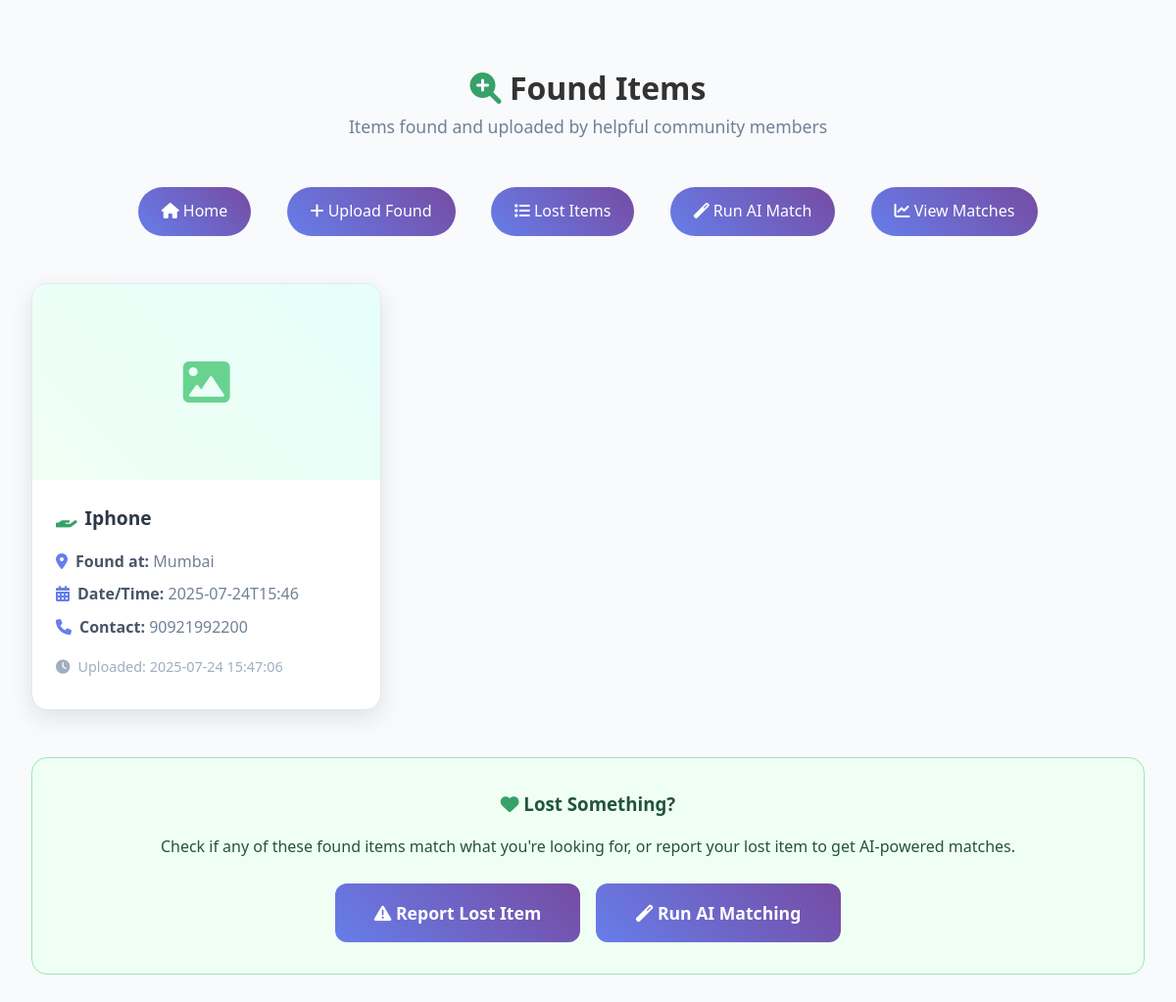
The page /view_found_items on the database its author committed.
### tables this page shows
CREATE TABLE found_items (
            id INTEGER PRIMARY KEY AUTOINCREMENT,
            description TEXT NOT NULL,
            location TEXT NOT NULL,
            date_time TEXT NOT NULL,
            contact_info TEXT,
            image_path TEXT,
            timestamp TEXT NOT NULL
        );

### app.py (the view)
@app.route('/view_found_items')
def view_found_items():
    conn = sqlite3.connect(DATABASE)
    cursor = conn.cursor()
    cursor.execute('SELECT * FROM found_items ORDER BY timestamp DESC')
    found_items = cursor.fetchall()
    conn.close()
    found_items_list = []
    for item in found_items:
        found_items_list.append({
            'id': item[0], 'description': item[1], 'location': item[2],
            'date_time': item[3], 'contact_info': item[4], 'image_path': item[5],
            'timestamp': item[6]
        })
    return render_template('found_items.html', found_items=found_items_list)

### templates/found_items.html (shortened to what this page needs)
<!DOCTYPE html>
<html lang="en">
  <head>
    <link
      rel="stylesheet"
      href="{{ url_for('static', filename='css/style.css') }}"
    />
    <link
      href="https://cdnjs.cloudflare.com/ajax/libs/font-awesome/6.0.0/css/all.min.css"
      rel="stylesheet"
    />
  </head>
  <body>
    <div class="container">
      <div style="text-align: center; margin-bottom: 2rem">
        <h1>
          <i class="fas fa-search-plus" style="color: #38a169"></i> Found Items
        </h1>
        <p style="color: #718096; font-size: 1.1rem">
          Items found and uploaded by helpful community members
        </p>
      </div>
      <nav>
        <a href="{{ url_for('index') }}"><i class="fas fa-home"></i> Home</a>
        <a href="{{ url_for('upload_found') }}"
          ><i class="fas fa-plus"></i> Upload Found</a
        >
        <a href="{{ url_for('view_lost_items') }}"
          ><i class="fas fa-list"></i> Lost Items</a
        >
        <a href="{{ url_for('match_items') }}"
          ><i class="fas fa-magic"></i> Run AI Match</a
        >
        <a href="{{ url_for('get_matches') }}"
          ><i class="fas fa-chart-line"></i> View Matches</a
        >
      </nav>
       {% if found_items %}
      <div class="items-grid">
        {% for item in found_items %}
        <div class="item-card">
          {% if item.image_path %}
          <img
            src="{{ url_for('static', filename=item.image_path.replace('static/', '')) }}"
            alt="Found item"
          />
          {% else %}
          <div
            style="
              height: 200px;
              background: linear-gradient(45deg, #f0fff4, #e6fffa);
              display: flex;
              align-items: center;
              justify-content: center;
              color: #68d391;
            "
          >
            <i class="fas fa-image" style="font-size: 3rem"></i>
          </div>
          {% endif %}
          <div class="item-card-content">
            <h3>
              <i
                class="fas fa-hand-holding"
                style="color: #38a169; margin-right: 0.5rem"
              ></i
              >{{ item.description }}
            </h3>
            <p>
              <i
                class="fas fa-map-marker-alt"
                style="color: #667eea; margin-right: 0.5rem"
              ></i
              ><strong>Found at:</strong> {{ item.location }}
            </p>
            <p>
              <i
                class="fas fa-calendar-alt"
                style="color: #667eea; margin-right: 0.5rem"
              ></i
              ><strong>Date/Time:</strong> {{ item.date_time }}
            </p>
            {% if item.contact_info %}
            <p>
              <i
                class="fas fa-phone"
                style="color: #667eea; margin-right: 0.5rem"
              ></i
              ><strong>Contact:</strong> {{ item.contact_info }}
            </p>
            {% endif %}
            <p style="font-size: 0.9rem; color: #a0aec0; margin-top: 1rem">
              <i class="fas fa-clock" style="margin-right: 0.5rem"></i>Uploaded:
              {{ item.timestamp.split('.')[0] if '.' in item.timestamp else
              item.timestamp }}
            </p>
          </div>
        </div>
        {% endfor %}
      </div>
      {% endif %} {% if found_items %}
      <div
        style="
          text-align: center;
          margin-top: 3rem;
          padding: 2rem;
          background: #f0fff4;
          border-radius: 16px;
          border: 1px solid #9ae6b4;
        "
      >
        <h3 style="color: #22543d; margin-bottom: 1rem">
          <i class="fas fa-heart" style="color: #38a169"></i> Lost Something?
        </h3>
        <p style="color: #22543d; margin-bottom: 1.5rem">
          Check if any of these found items match what you're looking for, or
          report your lost item to get AI-powered matches.
        </p>
        <div
          style="
            display: flex;
            gap: 1rem;
            justify-content: center;
            flex-wrap: wrap;
          "
        >
          <a
            href="{{ url_for('submit_item') }}"
            class="btn"
            style="max-width: 250px"
          >
            <i class="fas fa-exclamation-triangle"></i> Report Lost Item
          </a>
          <a
            href="{{ url_for('match_items') }}"
            class="btn"
            style="max-width: 250px"
          >
            <i class="fas fa-magic"></i> Run AI Matching
          </a>
        </div>
      </div>
      {% endif %}
    </div>
  </body>
</html>

### static/css/style.css (style rules this page uses)
* { margin: 0; padding: 0; box-sizing: border-box; }
body { font-family: "Segoe UI", Tahoma, Geneva, Verdana, sans-serif; line-height: 1.6; color: #333; background: #f8fafc; }
.container { max-width: 1200px; margin: 0 auto; padding: 4rem 2rem; }
.btn { background: linear-gradient(45deg, #667eea, #764ba2); color: white; padding: 1rem 2rem; border: none; border-radius: 12px; cursor: pointer; font-size: 1.1rem; font-weight: 600; transition: all 0.3s ease; text-decoration: none; display: inline-block; text-align: center; width: 100%; position: relative; overflow: hidden; }
.btn::before { content: ""; position: absolute; top: 0; left: -100%; width: 100%; height: 100%; background: linear-gradient( 90deg, transparent, rgba(255, 255, 255, 0.2), transparent ); transition: left 0.5s; }
nav { text-align: center; margin-bottom: 2rem; padding: 1rem 0; }
nav a { display: inline-block; margin: 0 1rem; padding: 0.75rem 1.5rem; background: linear-gradient(45deg, #667eea, #764ba2); color: white; text-decoration: none; border-radius: 25px; transition: all 0.3s ease; font-weight: 500; }
.items-grid { display: grid; grid-template-columns: repeat(auto-fill, minmax(320px, 1fr)); gap: 2rem; margin-top: 2rem; }
.item-card { background: white; border-radius: 16px; box-shadow: 0 8px 25px rgba(0, 0, 0, 0.1); overflow: hidden; transition: all 0.3s ease; border: 1px solid #e2e8f0; }
.item-card-content { padding: 1.5rem; }
.item-card h3 { color: #2d3748; margin-bottom: 1rem; font-size: 1.2rem; }
.item-card p { margin-bottom: 0.5rem; color: #718096; }
.item-card strong { color: #4a5568; }

### rows shown on the page
found_items: description "Iphone", location "Mumbai", date_time "2025-07-24T15:46", contact_info "90921992200", timestamp "2025-07-24 15:47:06"
